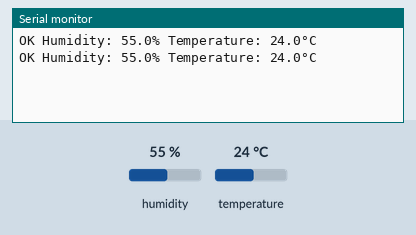
This sketch was run on a simulated ESP8266 (NodeMCU). On the bench: the last lines printed to the serial monitor. The inputs (shaded band) are chosen by the test bench; at power-on: humidity 55 %, temperature 24 °C.

Above: at 5.8 s.
5.9 s: humidity set to 22 %
At 9.2 s:
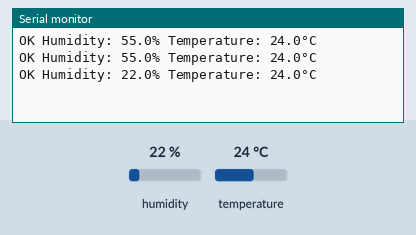
10.2 s: temperature set to 12 °C
At 11.8 s:
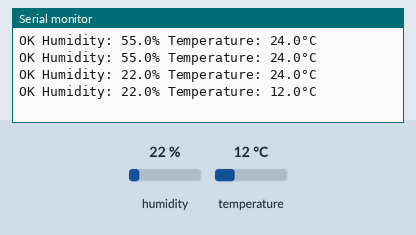
14.5 s: humidity set to 40 %
At 18.4 s:
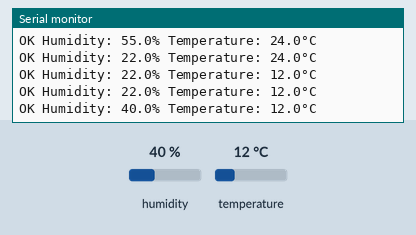
Timing chart, 0 to 19.9 s (numbered marks = the images above; inputs shaded):
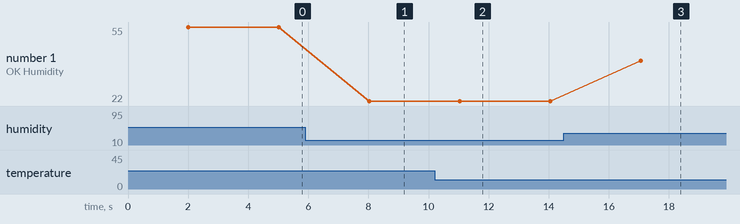

Measured:
- after the input at 5.9 s, the serial monitor: prints a new line after 2.1 s (image 1)
- after the input at 10.2 s, the serial monitor: prints a new line after 0.84 s (image 2)
- after the input at 14.5 s, the serial monitor: prints a new line after 2.6 s (image 3)
- plotted number 1: 55 → 22 after the input at 5.9 s, 22 → 40 after the input at 14.5 s

The sketch:

TempHumidSensor.ino
```cpp
#include "DHTesp.h"

DHTesp dht;

void setup()
{
  Serial.begin(115200);
  dht.setup(D7, DHTesp::DHT22); // Connect DHT sensor to D7
}

void loop()
{
  delay(dht.getMinimumSamplingPeriod());
  float Humidity = dht.getHumidity();
  float Temperature = dht.getTemperature();

  Serial.print(dht.getStatusString());
  Serial.print(" Humidity: ");
  Serial.print(Humidity, 1);
  Serial.print("% Temperature: ");
  Serial.print(Temperature, 1);
  Serial.println("°C");
  delay(1000);
}
```
